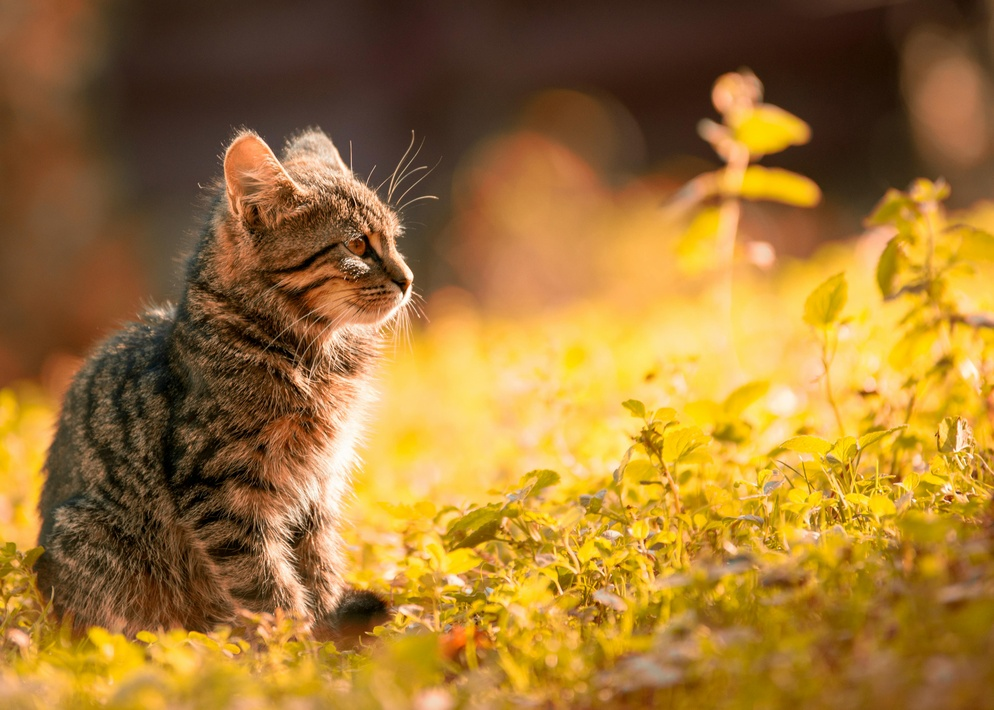
#> input picture image.jpg, 994 x 710 px, shrunk from 4469 x 3192 before the run
$ python -i sobel.py   (imports and definitions only)   (older library calls are emulated)
#> lines starting #> are read from the running program, lines starting #| are printed output that depends on the picture
import cv2
import numpy as np
import matplotlib.pyplot as plt


class Sobel:
    def __init__(self, image_path):
        self.image_path = image_path
        self.process_image()

    def process_image(self):
        image = cv2.imread(self.image_path, cv2.IMREAD_GRAYSCALE)
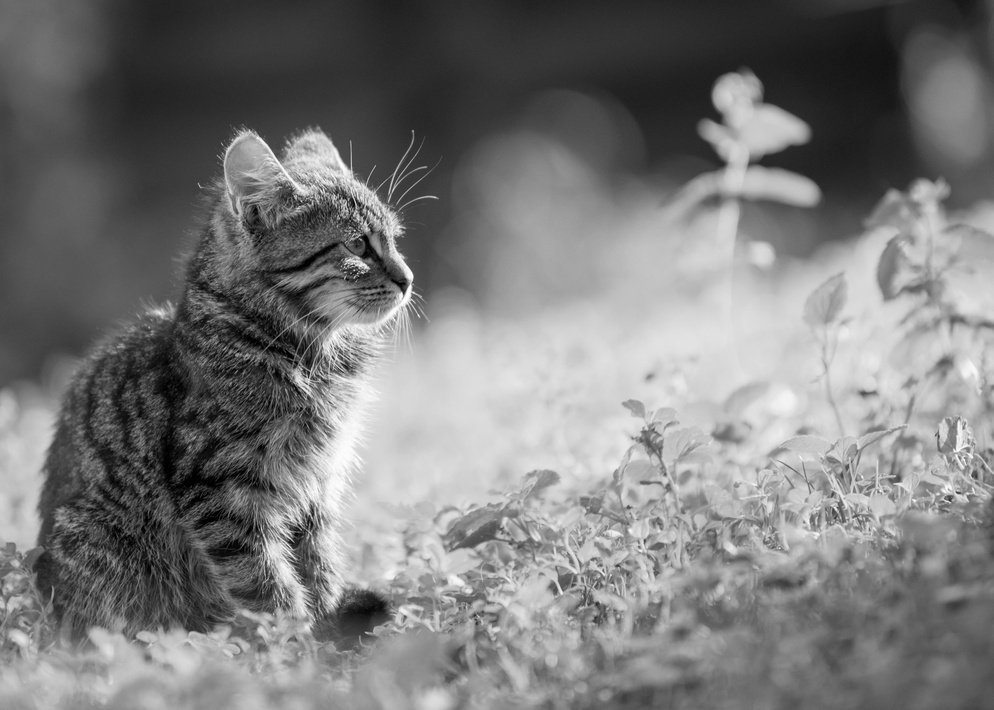
#> image: shape (710, 994); min 0, max 255, mean 122.1

        if image is None:
            print("Error: Failed to load image.")
            return


        sobel_x = cv2.Sobel(image, cv2.CV_64F, 1, 0, ksize=3)
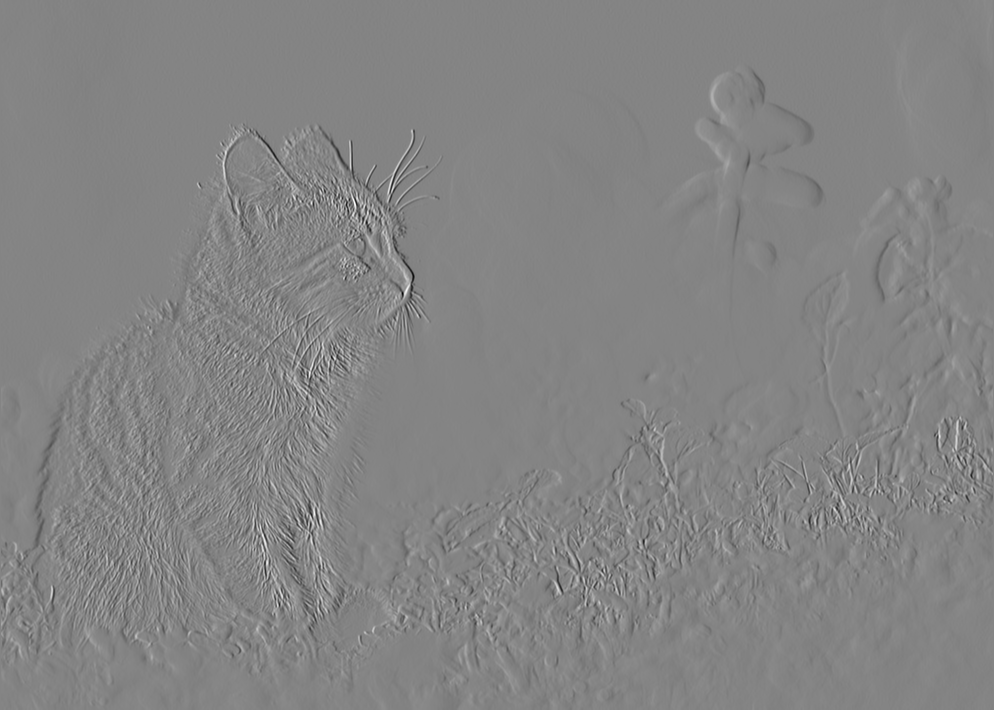
#> sobel_x: shape (710, 994) float64; min -760, max 706, mean 0.1; drawn with min black and max white
        sobel_y = cv2.Sobel(image, cv2.CV_64F, 0, 1, ksize=3)
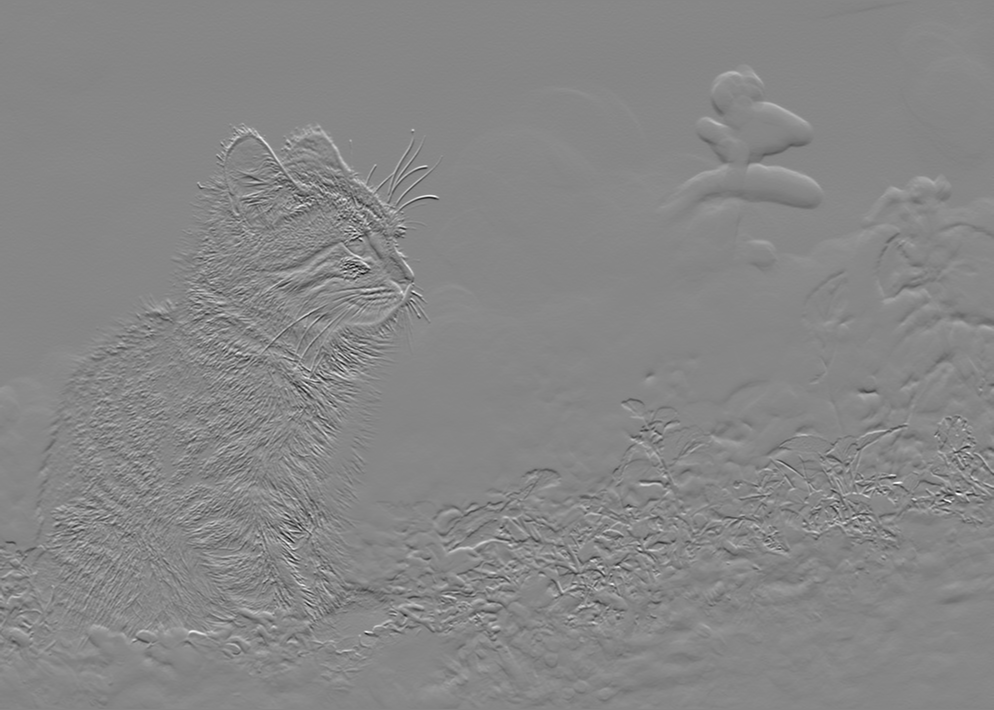
#> sobel_y: shape (710, 994) float64; min -645, max 576, mean 0.9; drawn with min black and max white
        sobel = cv2.magnitude(sobel_x, sobel_y)
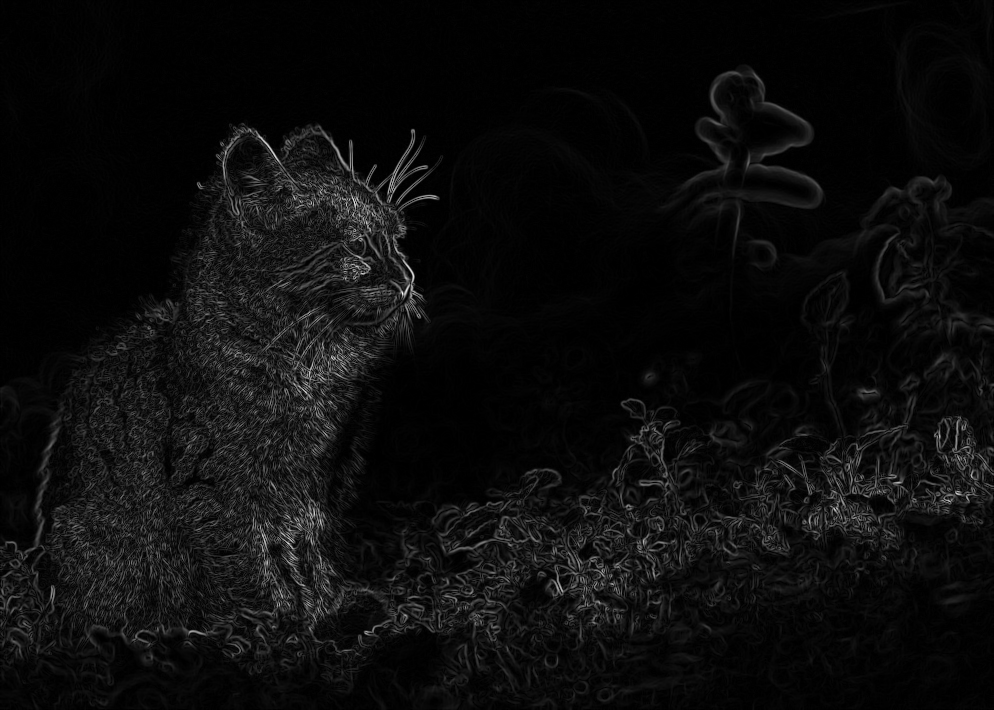
#> sobel: shape (710, 994) float64; min 0, max 807.2, mean 41.2; drawn with min black and max white


        plt.figure(figsize=(10, 6))
        plt.subplot(2, 2, 1)
        plt.title('Original Image')
        plt.imshow(image, cmap='gray')

        plt.subplot(2, 2, 2)
        plt.title('Sobel Edge Detection')
        plt.imshow(sobel, cmap='gray')


        plt.tight_layout()
        plt.show()


"""


class Sobel:

    def __init__(self, image_path):
        self.image_path = image_path
        self.process_image()

    def process_image(self):

        image = cv2.imread(self.image_path, cv2.IMREAD_GRAYSCALE)
        if image is None:
            print("Error: Failed to load image.")
            return


        sobel_x_kernel = np.array([[-1, 0, 1],
                                   [-2, 0, 2],
                                   [-1, 0, 1]])  # Gradient in x
        sobel_y_kernel = np.array([[1, 2, 1],
                                   [0, 0, 0],
                                   [-1, -2, -1]])  # Gradient in y


        rows, cols = image.shape
        sobel_x = np.zeros((rows, cols), dtype=np.float64)
        sobel_y = np.zeros((rows, cols), dtype=np.float64)


        for i in range(1, rows - 1):
            for j in range(1, cols - 1):

                region = image[i-1:i+2, j-1:j+2]


                sobel_x[i, j] = np.sum(region * sobel_x_kernel)
                sobel_y[i, j] = np.sum(region * sobel_y_kernel)

        sobel_magnitude = np.sqrt(sobel_x**2 + sobel_y**2)


        sobel_magnitude = (sobel_magnitude / sobel_magnitude.max()) * 255
        sobel_magnitude = sobel_magnitude.astype(np.uint8)


        plt.figure(figsize=(10, 6))

        plt.subplot(1, 3, 1)
        plt.title('Original Image')
        plt.imshow(image, cmap='gray')

        plt.subplot(1, 3, 2)
        plt.title('Sobel X Gradient')
        plt.imshow(np.abs(sobel_x), cmap='gray')

        plt.subplot(1, 3, 3)
        plt.title('Sobel Y Gradient')
        plt.imshow(np.abs(sobel_y), cmap='gray')

        plt.figure(figsize=(6, 6))
        plt.title('Sobel Edge Detection')
        plt.imshow(sobel_magnitude, cmap='gray')

        plt.tight_layout()
        plt.show()
"""

>>> result = Sobel('image.jpg').process_image()

$ run again, on coins.jpg
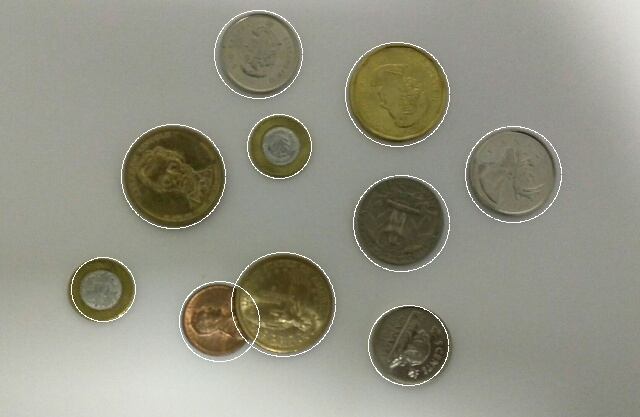
#> input picture coins.jpg, 640 x 417 px
#> in process_image, `sobel_y = cv2.Sobel(image, cv2.CV_64F, 0, 1, ksize=3)`:
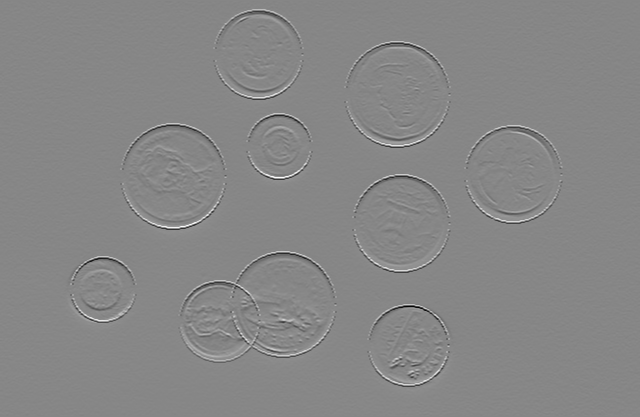
#> sobel_y: shape (417, 640) float64; min -888, max 792, mean 0.4; drawn with min black and max white
#> in process_image, `sobel = cv2.magnitude(sobel_x, sobel_y)`:
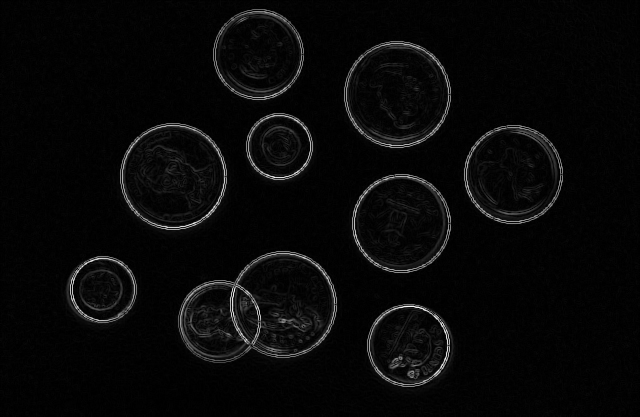
#> sobel: shape (417, 640) float64; min 0, max 888.7, mean 30.4; drawn with min black and max white

$ run again, on photo_2024-12-15_04-21-37.jpg
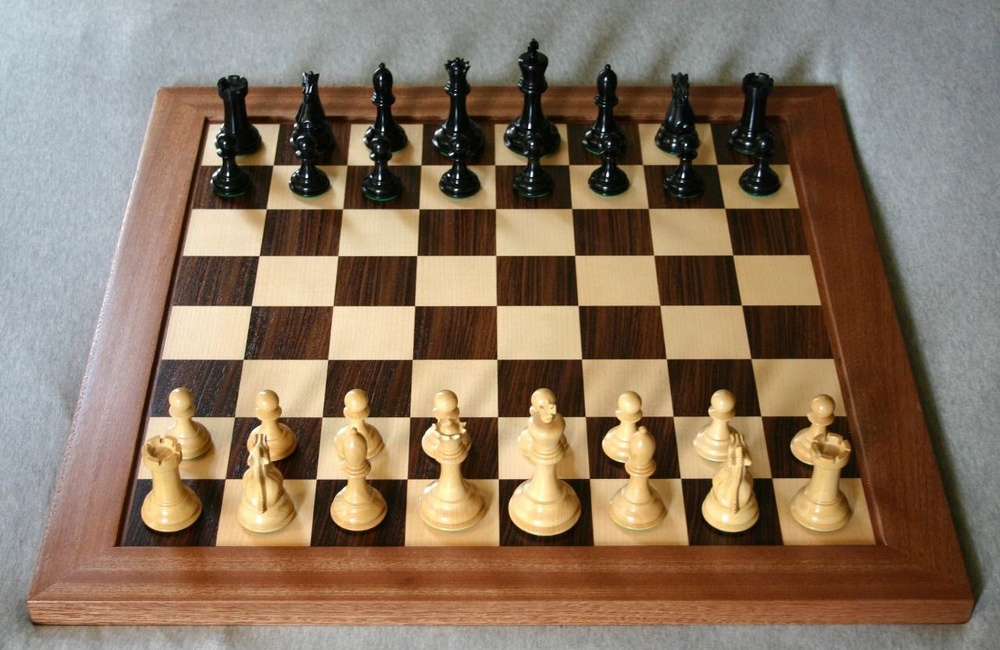
#> input picture photo_2024-12-15_04-21-37.jpg, 1000 x 650 px, shrunk from 1280 x 832 before the run
#> in process_image, `sobel_y = cv2.Sobel(image, cv2.CV_64F, 0, 1, ksize=3)`:
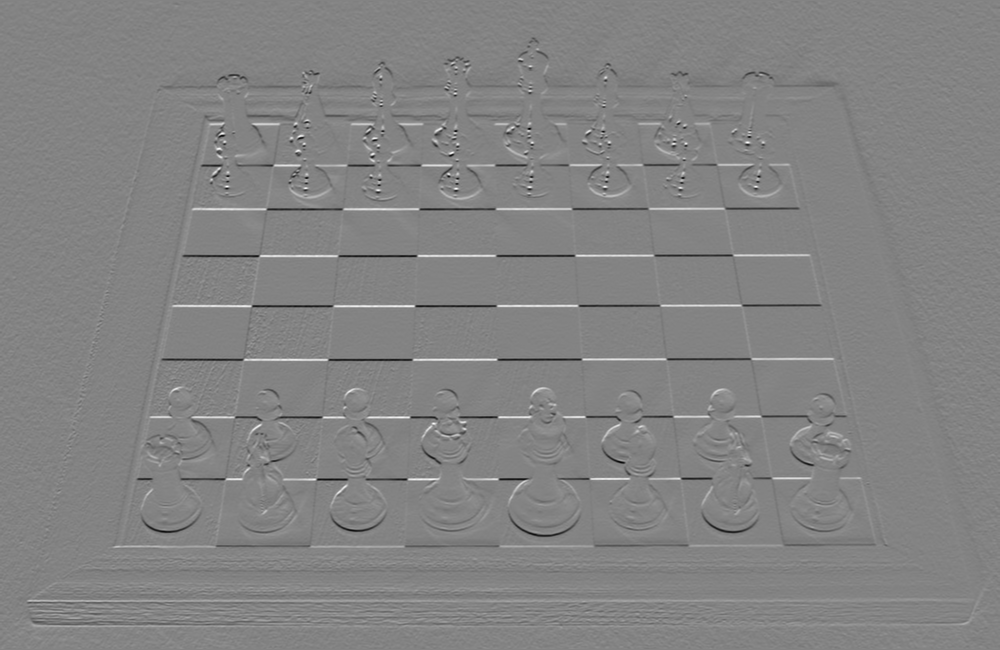
#> sobel_y: shape (650, 1000) float64; min -877, max 826, mean 0; drawn with min black and max white
#> in process_image, `sobel = cv2.magnitude(sobel_x, sobel_y)`:
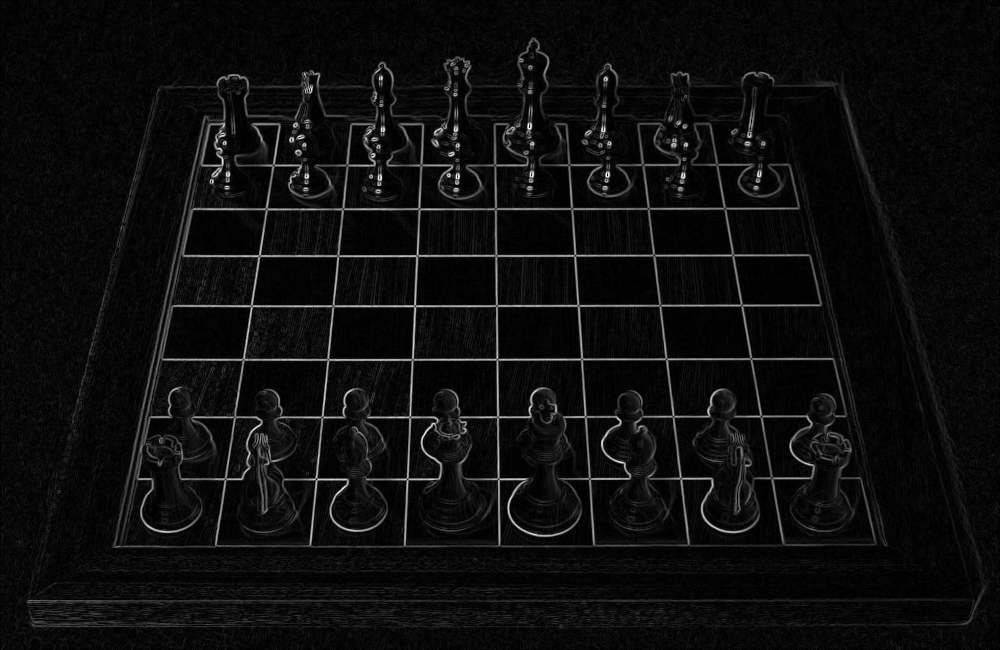
#> sobel: shape (650, 1000) float64; min 0, max 950.7, mean 53.3; drawn with min black and max white
